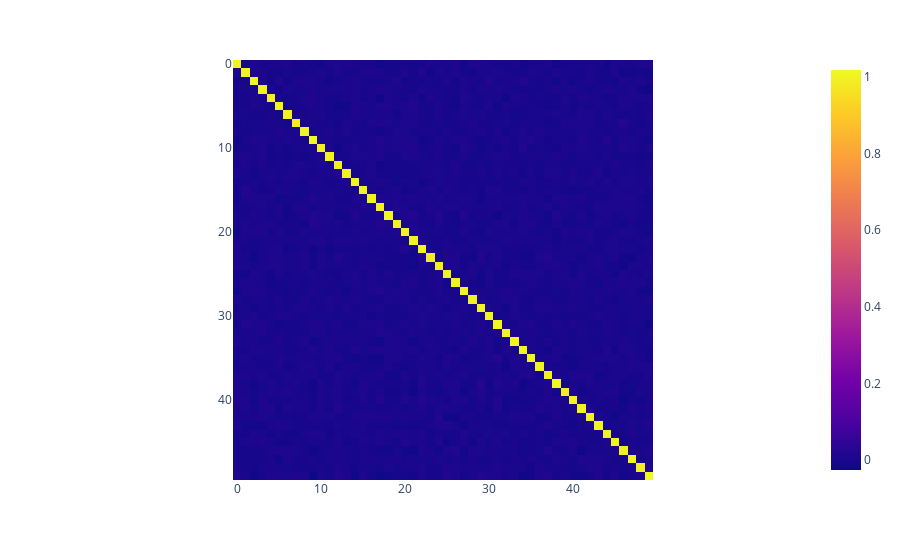

The notebook cell this image was saved under:
### Code cell
k = 50
dim = 50
ae_file_path = (
    f"/scratch/nsa325/koopmann/k_{k}_dim_{dim}_loc_{scale_idx}_autoencoder_{model_name}.safetensors"
)
autoencoder, metadata = ExponentialKoopmanAutencoder.load_model(ae_file_path)
autoencoder.eval()
px.imshow(autoencoder.koopman_matrix.linear_layer.weight.detach())

### Figure 1 — Plotly figure (JSON) as saved in the notebook; plotly's stock layout.template omitted (floating-point values rounded to 4 significant figures; data arrays with more than 128 entries replaced by an {"elided": "..."} marker saying what was removed)
{"data": [{"coloraxis": "coloraxis", "hovertemplate": "x: %{x}<br>y: %{y}<br>color: %{z}<extra></extra>", "name": "0", "type": "heatmap", "xaxis": "x", "yaxis": "y", "z": {"elided": "50x50 float values"}}], "layout": {"coloraxis": {"colorscale": [[0, "#0d0887"], [0.1111, "#46039f"], [0.2222, "#7201a8"], [0.3333, "#9c179e"], [0.4444, "#bd3786"], [0.5556, "#d8576b"], [0.6667, "#ed7953"], [0.7778, "#fb9f3a"], [0.8889, "#fdca26"], [1, "#f0f921"]]}, "margin": {"t": 60}, "xaxis": {"anchor": "y", "constrain": "domain", "domain": [0, 1], "scaleanchor": "y"}, "yaxis": {"anchor": "x", "autorange": "reversed", "constrain": "domain", "domain": [0, 1]}}}
